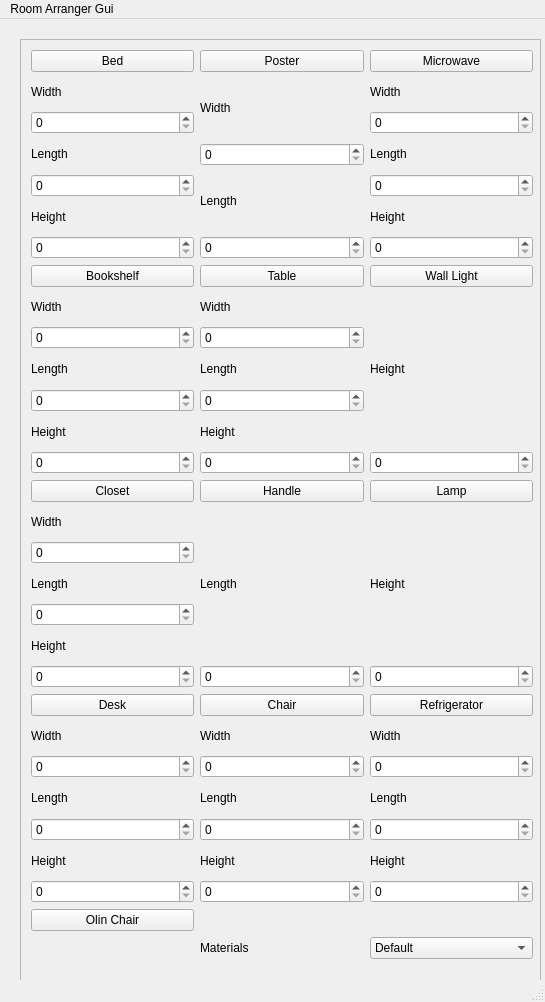
<?xml version="1.0" encoding="UTF-8"?>
<ui version="4.0">
 <class>RoomArranger</class>
 <widget class="QMainWindow" name="RoomArranger">
  <property name="geometry">
   <rect>
    <x>0</x>
    <y>0</y>
    <width>545</width>
    <height>1002</height>
   </rect>
  </property>
  <property name="windowTitle">
   <string>MainWindow</string>
  </property>
  <widget class="QWidget" name="centralwidget">
   <widget class="QScrollArea" name="scrollArea">
    <property name="geometry">
     <rect>
      <x>20</x>
      <y>20</y>
      <width>521</width>
      <height>961</height>
     </rect>
    </property>
    <property name="widgetResizable">
     <bool>true</bool>
    </property>
    <widget class="QWidget" name="scrollAreaWidgetContents">
     <property name="geometry">
      <rect>
       <x>0</x>
       <y>0</y>
       <width>519</width>
       <height>959</height>
      </rect>
     </property>
     <widget class="QWidget" name="layoutWidget">
      <property name="geometry">
       <rect>
        <x>10</x>
        <y>10</y>
        <width>502</width>
        <height>909</height>
       </rect>
      </property>
      <layout class="QGridLayout" name="gridLayout_3">
       <item row="0" column="0">
        <layout class="QGridLayout" name="gridLayout">
         <item row="0" column="2">
          <widget class="QPushButton" name="MicrowaveButton">
           <property name="text">
            <string>Microwave</string>
           </property>
          </widget>
         </item>
         <item row="2" column="2">
          <widget class="QPushButton" name="WallLightButton">
           <property name="text">
            <string>Wall Light</string>
           </property>
          </widget>
         </item>
         <item row="4" column="0">
          <widget class="QPushButton" name="ClosetButton">
           <property name="text">
            <string>Closet</string>
           </property>
          </widget>
         </item>
         <item row="13" column="0">
          <widget class="QLabel" name="label">
           <property name="text">
            <string/>
           </property>
          </widget>
         </item>
         <item row="13" column="2">
          <widget class="QComboBox" name="MaterialBox">
           <item>
            <property name="text">
             <string>Default</string>
            </property>
           </item>
           <item>
            <property name="text">
             <string>Plastic</string>
            </property>
           </item>
           <item>
            <property name="text">
             <string>Earth</string>
            </property>
           </item>
           <item>
            <property name="text">
             <string>Diffuse</string>
            </property>
           </item>
           <item>
            <property name="text">
             <string>Emissive</string>
            </property>
           </item>
           <item>
            <property name="text">
             <string>Unshaded</string>
            </property>
           </item>
           <item>
            <property name="text">
             <string>Shiny</string>
            </property>
           </item>
           <item>
            <property name="text">
             <string>Chrome</string>
            </property>
           </item>
           <item>
            <property name="text">
             <string>Blazed</string>
            </property>
           </item>
           <item>
            <property name="text">
             <string>Earth with Clouds</string>
            </property>
           </item>
           <item>
            <property name="text">
             <string>Brick</string>
            </property>
           </item>
           <item>
            <property name="text">
             <string>Silver</string>
            </property>
           </item>
           <item>
            <property name="text">
             <string>Wood</string>
            </property>
           </item>
           <item>
            <property name="text">
             <string>Rough</string>
            </property>
           </item>
           <item>
            <property name="text">
             <string>Marble</string>
            </property>
           </item>
          </widget>
         </item>
         <item row="6" column="0">
          <widget class="QPushButton" name="DeskButton">
           <property name="text">
            <string>Desk</string>
           </property>
          </widget>
         </item>
         <item row="0" column="1">
          <widget class="QPushButton" name="PosterButton">
           <property name="text">
            <string>Poster</string>
           </property>
          </widget>
         </item>
         <item row="2" column="1">
          <widget class="QPushButton" name="TableButton">
           <property name="text">
            <string>Table</string>
           </property>
          </widget>
         </item>
         <item row="4" column="1">
          <widget class="QPushButton" name="HandleButton">
           <property name="text">
            <string>Handle</string>
           </property>
          </widget>
         </item>
         <item row="6" column="1">
          <widget class="QPushButton" name="ChairButton">
           <property name="text">
            <string>Chair</string>
           </property>
          </widget>
         </item>
         <item row="8" column="0">
          <widget class="QPushButton" name="OlinChairButton">
           <property name="text">
            <string>Olin Chair</string>
           </property>
          </widget>
         </item>
         <item row="0" column="0">
          <widget class="QPushButton" name="BedButton">
           <property name="text">
            <string>Bed</string>
           </property>
          </widget>
         </item>
         <item row="1" column="0">
          <layout class="QVBoxLayout" name="verticalLayout_11">
           <item>
            <widget class="QLabel" name="label_30">
             <property name="text">
              <string>Width</string>
             </property>
            </widget>
           </item>
           <item>
            <widget class="QSpinBox" name="BedWidth">
             <property name="maximum">
              <number>10</number>
             </property>
            </widget>
           </item>
           <item>
            <widget class="QLabel" name="label_31">
             <property name="text">
              <string>Length</string>
             </property>
            </widget>
           </item>
           <item>
            <widget class="QSpinBox" name="BedLength">
             <property name="maximum">
              <number>10</number>
             </property>
            </widget>
           </item>
           <item>
            <widget class="QLabel" name="label_32">
             <property name="text">
              <string>Height</string>
             </property>
            </widget>
           </item>
           <item>
            <widget class="QSpinBox" name="BedHeight">
             <property name="maximum">
              <number>10</number>
             </property>
            </widget>
           </item>
          </layout>
         </item>
         <item row="3" column="0">
          <layout class="QVBoxLayout" name="verticalLayout_4">
           <item>
            <widget class="QLabel" name="label_9">
             <property name="text">
              <string>Width</string>
             </property>
            </widget>
           </item>
           <item>
            <widget class="QSpinBox" name="BookshelfWidth">
             <property name="maximum">
              <number>10</number>
             </property>
            </widget>
           </item>
           <item>
            <widget class="QLabel" name="label_10">
             <property name="text">
              <string>Length</string>
             </property>
            </widget>
           </item>
           <item>
            <widget class="QSpinBox" name="BookshelfLength">
             <property name="maximum">
              <number>10</number>
             </property>
            </widget>
           </item>
           <item>
            <widget class="QLabel" name="label_11">
             <property name="text">
              <string>Height</string>
             </property>
            </widget>
           </item>
           <item>
            <widget class="QSpinBox" name="BookshelfHeight">
             <property name="maximum">
              <number>10</number>
             </property>
            </widget>
           </item>
          </layout>
         </item>
         <item row="5" column="0">
          <layout class="QVBoxLayout" name="verticalLayout">
           <item>
            <widget class="QLabel" name="label_3">
             <property name="text">
              <string>Width</string>
             </property>
            </widget>
           </item>
           <item>
            <widget class="QSpinBox" name="ClosetWidth">
             <property name="maximum">
              <number>10</number>
             </property>
            </widget>
           </item>
           <item>
            <widget class="QLabel" name="label_4">
             <property name="text">
              <string>Length</string>
             </property>
            </widget>
           </item>
           <item>
            <widget class="QSpinBox" name="ClosetLength">
             <property name="maximum">
              <number>10</number>
             </property>
            </widget>
           </item>
           <item>
            <widget class="QLabel" name="label_5">
             <property name="text">
              <string>Height</string>
             </property>
            </widget>
           </item>
           <item>
            <widget class="QSpinBox" name="ClosetHeight">
             <property name="maximum">
              <number>10</number>
             </property>
            </widget>
           </item>
          </layout>
         </item>
         <item row="7" column="0">
          <layout class="QVBoxLayout" name="verticalLayout_5">
           <item>
            <widget class="QLabel" name="label_12">
             <property name="text">
              <string>Width</string>
             </property>
            </widget>
           </item>
           <item>
            <widget class="QSpinBox" name="DeskWidth">
             <property name="maximum">
              <number>10</number>
             </property>
            </widget>
           </item>
           <item>
            <widget class="QLabel" name="label_13">
             <property name="text">
              <string>Length</string>
             </property>
            </widget>
           </item>
           <item>
            <widget class="QSpinBox" name="DeskLength">
             <property name="maximum">
              <number>10</number>
             </property>
            </widget>
           </item>
           <item>
            <widget class="QLabel" name="label_14">
             <property name="text">
              <string>Height</string>
             </property>
            </widget>
           </item>
           <item>
            <widget class="QSpinBox" name="DeskHeight">
             <property name="maximum">
              <number>10</number>
             </property>
            </widget>
           </item>
          </layout>
         </item>
         <item row="1" column="2">
          <layout class="QVBoxLayout" name="verticalLayout_7">
           <item>
            <widget class="QLabel" name="label_18">
             <property name="text">
              <string>Width</string>
             </property>
            </widget>
           </item>
           <item>
            <widget class="QSpinBox" name="MIcrowaveWidth">
             <property name="maximum">
              <number>10</number>
             </property>
            </widget>
           </item>
           <item>
            <widget class="QLabel" name="label_19">
             <property name="text">
              <string>Length</string>
             </property>
            </widget>
           </item>
           <item>
            <widget class="QSpinBox" name="MicrowaveLength">
             <property name="maximum">
              <number>10</number>
             </property>
            </widget>
           </item>
           <item>
            <widget class="QLabel" name="label_20">
             <property name="text">
              <string>Height</string>
             </property>
            </widget>
           </item>
           <item>
            <widget class="QSpinBox" name="MicrowaveHeight">
             <property name="maximum">
              <number>10</number>
             </property>
            </widget>
           </item>
          </layout>
         </item>
         <item row="3" column="1">
          <layout class="QVBoxLayout" name="verticalLayout_8">
           <item>
            <widget class="QLabel" name="label_21">
             <property name="text">
              <string>Width</string>
             </property>
            </widget>
           </item>
           <item>
            <widget class="QSpinBox" name="TableWidth">
             <property name="maximum">
              <number>10</number>
             </property>
            </widget>
           </item>
           <item>
            <widget class="QLabel" name="label_22">
             <property name="text">
              <string>Length</string>
             </property>
            </widget>
           </item>
           <item>
            <widget class="QSpinBox" name="TableLength">
             <property name="maximum">
              <number>10</number>
             </property>
            </widget>
           </item>
           <item>
            <widget class="QLabel" name="label_23">
             <property name="text">
              <string>Height</string>
             </property>
            </widget>
           </item>
           <item>
            <widget class="QSpinBox" name="TableHeight">
             <property name="maximum">
              <number>10</number>
             </property>
            </widget>
           </item>
          </layout>
         </item>
         <item row="1" column="1">
          <layout class="QVBoxLayout" name="verticalLayout_10">
           <item>
            <widget class="QLabel" name="label_27">
             <property name="text">
              <string>Width</string>
             </property>
            </widget>
           </item>
           <item>
            <widget class="QSpinBox" name="PosterWidth">
             <property name="maximum">
              <number>10</number>
             </property>
            </widget>
           </item>
           <item>
            <widget class="QLabel" name="label_28">
             <property name="text">
              <string>Length</string>
             </property>
            </widget>
           </item>
           <item>
            <widget class="QSpinBox" name="PosterLength">
             <property name="maximum">
              <number>10</number>
             </property>
            </widget>
           </item>
          </layout>
         </item>
         <item row="7" column="1">
          <layout class="QVBoxLayout" name="verticalLayout_9">
           <item>
            <widget class="QLabel" name="label_24">
             <property name="text">
              <string>Width</string>
             </property>
            </widget>
           </item>
           <item>
            <widget class="QSpinBox" name="ChairWidth">
             <property name="maximum">
              <number>10</number>
             </property>
            </widget>
           </item>
           <item>
            <widget class="QLabel" name="label_25">
             <property name="text">
              <string>Length</string>
             </property>
            </widget>
           </item>
           <item>
            <widget class="QSpinBox" name="ChairLength">
             <property name="maximum">
              <number>10</number>
             </property>
            </widget>
           </item>
           <item>
            <widget class="QLabel" name="label_26">
             <property name="text">
              <string>Height</string>
             </property>
            </widget>
           </item>
           <item>
            <widget class="QSpinBox" name="ChairHeight">
             <property name="maximum">
              <number>10</number>
             </property>
            </widget>
           </item>
          </layout>
         </item>
         <item row="3" column="2">
          <layout class="QVBoxLayout" name="verticalLayout_12">
           <item>
            <widget class="QLabel" name="label_34">
             <property name="text">
              <string>Height</string>
             </property>
            </widget>
           </item>
           <item>
            <widget class="QSpinBox" name="WallLightHeight">
             <property name="maximum">
              <number>10</number>
             </property>
            </widget>
           </item>
          </layout>
         </item>
         <item row="5" column="1">
          <layout class="QVBoxLayout" name="verticalLayout_14">
           <item>
            <widget class="QLabel" name="label_33">
             <property name="text">
              <string>Length</string>
             </property>
            </widget>
           </item>
           <item>
            <widget class="QSpinBox" name="HandleLength">
             <property name="maximum">
              <number>10</number>
             </property>
            </widget>
           </item>
          </layout>
         </item>
         <item row="5" column="2">
          <layout class="QVBoxLayout" name="verticalLayout_13">
           <item>
            <widget class="QLabel" name="label_29">
             <property name="text">
              <string>Height</string>
             </property>
            </widget>
           </item>
           <item>
            <widget class="QSpinBox" name="LampHeight">
             <property name="maximum">
              <number>10</number>
             </property>
            </widget>
           </item>
          </layout>
         </item>
         <item row="2" column="0">
          <widget class="QPushButton" name="BookshelfButton">
           <property name="text">
            <string>Bookshelf</string>
           </property>
          </widget>
         </item>
         <item row="4" column="2">
          <widget class="QPushButton" name="LampButton">
           <property name="text">
            <string>Lamp</string>
           </property>
          </widget>
         </item>
         <item row="13" column="1">
          <widget class="QLabel" name="label_2">
           <property name="text">
            <string>Materials</string>
           </property>
          </widget>
         </item>
         <item row="6" column="2">
          <widget class="QPushButton" name="RefrigeratorButton">
           <property name="text">
            <string>Refrigerator</string>
           </property>
          </widget>
         </item>
         <item row="7" column="2">
          <layout class="QVBoxLayout" name="verticalLayout_15">
           <item>
            <widget class="QLabel" name="label_35">
             <property name="text">
              <string>Width</string>
             </property>
            </widget>
           </item>
           <item>
            <widget class="QSpinBox" name="RefrigeratorWidth">
             <property name="maximum">
              <number>10</number>
             </property>
            </widget>
           </item>
           <item>
            <widget class="QLabel" name="label_36">
             <property name="text">
              <string>Length</string>
             </property>
            </widget>
           </item>
           <item>
            <widget class="QSpinBox" name="RefrigeratorLength">
             <property name="maximum">
              <number>10</number>
             </property>
            </widget>
           </item>
           <item>
            <widget class="QLabel" name="label_37">
             <property name="text">
              <string>Height</string>
             </property>
            </widget>
           </item>
           <item>
            <widget class="QSpinBox" name="RefrigeratorHeight">
             <property name="maximum">
              <number>10</number>
             </property>
            </widget>
           </item>
          </layout>
         </item>
        </layout>
       </item>
      </layout>
     </widget>
    </widget>
   </widget>
   <widget class="QWidget" name="">
    <property name="geometry">
     <rect>
      <x>0</x>
      <y>0</y>
      <width>2</width>
      <height>2</height>
     </rect>
    </property>
    <layout class="QVBoxLayout" name="verticalLayout_3"/>
   </widget>
   <widget class="QWidget" name="">
    <property name="geometry">
     <rect>
      <x>0</x>
      <y>0</y>
      <width>2</width>
      <height>2</height>
     </rect>
    </property>
    <layout class="QVBoxLayout" name="verticalLayout_6"/>
   </widget>
  </widget>
  <widget class="QMenuBar" name="menubar">
   <property name="geometry">
    <rect>
     <x>0</x>
     <y>0</y>
     <width>545</width>
     <height>25</height>
    </rect>
   </property>
   <widget class="QMenu" name="menuRoom_Arranger_Gui">
    <property name="title">
     <string>Room Arranger Gui</string>
    </property>
   </widget>
   <addaction name="menuRoom_Arranger_Gui"/>
  </widget>
  <widget class="QStatusBar" name="statusbar"/>
 </widget>
 <resources/>
 <connections/>
</ui>
